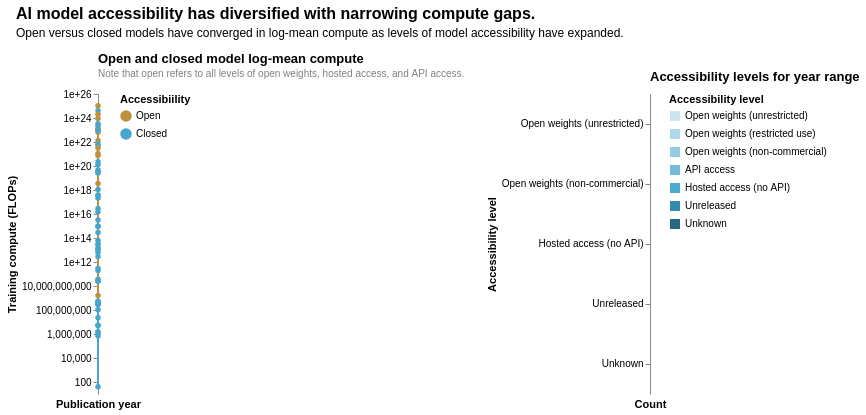

The specification (Vega-Lite) saved for this image:
### Vega-Lite specification from a JSON file in a GitHub repository (floating-point values rounded to 4 significant figures; data arrays with more than 128 entries replaced by an {"elided": "..."} marker saying what was removed)
{"config": {"view": {"continuousWidth": 300, "continuousHeight": 300}}, "hconcat": [{"mark": {"type": "line", "point": true}, "encoding": {"color": {"field": "access_group", "scale": {"domain": ["Open", "Closed"], "range": ["#BF903D", "#45A7CE"]}, "title": "Accessibiility", "type": "nominal"}, "tooltip": [{"field": "publication_date", "timeUnit": "year", "title": "Publication year", "type": "temporal"}, {"field": "access_group", "title": "Accessibility", "type": "nominal"}, {"aggregate": "mean", "field": "training_compute_(flop)", "title": "Log-mean compute", "type": "quantitative"}], "x": {"axis": {"format": "d"}, "field": "year", "title": "Publication year", "type": "quantitative"}, "y": {"aggregate": "mean", "field": "training_compute_(flop)", "scale": {"type": "log"}, "title": "Training compute (FLOPs)", "type": "quantitative"}}, "height": 300, "name": "view_4", "title": {"text": "Open and closed model log-mean compute", "anchor": "start", "frame": "group", "offset": 10, "subtitle": ["Note that open refers to all levels of open weights, hosted access, and API access."], "subtitleColor": "gray", "subtitleFontSize": 10}, "width": "container"}, {"layer": [{"mark": {"type": "bar"}, "encoding": {"color": {"field": "model_accessibility", "scale": {"domain": ["Open weights (unrestricted)", "Open weights (restricted use)", "Open weights (non-commercial)", "API access", "Hosted access (no API)", "Unreleased", "Unknown"], "range": ["#C7E5F0", "#ABD7E9", "#8FCAE2", "#6AB9D8", "#45A7CE", "#2984A8", "#1D617B"]}, "title": "Accessibility level", "type": "ordinal"}, "opacity": {"condition": [{"param": "param_1", "value": 0.95}], "value": 0.3}, "stroke": {"condition": {"param": "param_2", "value": "gray", "empty": false}, "value": "transparent"}, "strokeWidth": {"condition": {"param": "param_2", "value": 2, "empty": false}, "value": 0}, "tooltip": [{"aggregate": "count", "title": "Model count", "type": "quantitative"}], "x": {"aggregate": "count", "title": "Count", "type": "quantitative"}, "y": {"field": "model_accessibility", "sort": ["Open weights (unrestricted)", "Open weights (restricted use)", "Open weights (non-commercial)", "API access", "Hosted access (no API)", "Unreleased", "Unknown"], "title": "Accessibility level", "type": "ordinal"}}, "name": "view_3", "title": {"text": "Accessibility levels for year range", "anchor": "start", "frame": "group", "offset": 10}, "transform": [{"filter": {"param": "brush"}}]}, {"layer": [{"mark": {"type": "text", "align": "left", "baseline": "middle", "dx": -100, "dy": {"expr": "datum.line_index * 15 + 10"}}, "encoding": {"text": {"field": "model_and_compute", "type": "nominal"}, "y": {"field": "model_accessibility", "sort": ["Open weights (unrestricted)", "Open weights (restricted use)", "Open weights (non-commercial)", "API access", "Hosted access (no API)", "Unreleased", "Unknown"], "type": "ordinal"}}, "transform": [{"filter": {"param": "param_2", "empty": false}}, {"filter": {"param": "brush"}}, {"window": [{"op": "rank", "field": "-training_compute_(flop)", "as": "rank"}]}, {"filter": "(datum.rank <= 1)"}, {"calculate": "datum.rank - 1", "as": "line_index"}]}, {"mark": {"type": "text", "align": "left", "baseline": "top", "dx": -100, "dy": -10, "fontSize": 12, "fontWeight": "bold"}, "encoding": {"text": {"field": "title_text", "type": "nominal"}, "y": {"field": "model_accessibility", "sort": ["Open weights (unrestricted)", "Open weights (restricted use)", "Open weights (non-commercial)", "API access", "Hosted access (no API)", "Unreleased", "Unknown"], "type": "ordinal"}}, "transform": [{"filter": {"param": "param_2", "empty": false}}, {"filter": {"param": "brush"}}, {"window": [{"op": "rank", "field": "-training_compute_(flop)", "as": "rank"}]}, {"filter": "(datum.rank <= 1)"}, {"calculate": "\"Top model (compute) - \" + datum.year", "as": "title_text"}]}]}], "height": 300, "width": "container"}], "data": {"name": "data-200e30c290d570f26fbd5c3580158f33"}, "params": [{"name": "brush", "select": {"type": "interval", "encodings": ["x"]}, "value": {"x": [2006, 2016]}, "views": ["view_4", "view_3"]}, {"name": "param_1", "select": {"type": "point", "fields": ["model_accessibility"]}, "bind": "legend", "views": ["view_3"]}, {"name": "param_2", "select": {"type": "point", "fields": ["model_accessibility"]}, "views": ["view_3"]}], "resolve": {"legend": {"color": "independent"}, "scale": {"color": "independent"}}, "title": {"text": "AI model accessibility has diversified with narrowing compute gaps.", "anchor": "start", "dx": 10, "dy": -10, "fontSize": 16, "subtitle": "Open versus closed models have converged in log-mean compute as levels of model accessibility have expanded.", "subtitleFontSize": 12, "subtitlePadding": 6}, "$schema": "https://vega.github.io/schema/vega-lite/v5.20.1.json", "datasets": {"data-200e30c290d570f26fbd5c3580158f33": {"elided": "1337 records"}}}
